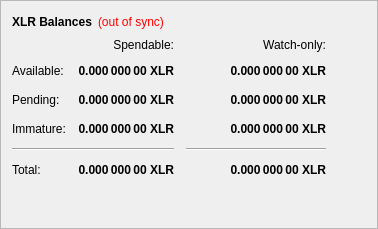
        <widget class="QFrame" name="frame">
         <property name="frameShape">
          <enum>QFrame::StyledPanel</enum>
         </property>
         <property name="frameShadow">
          <enum>QFrame::Raised</enum>
         </property>
         <layout class="QVBoxLayout" name="verticalLayout_4">
          <item>
           <layout class="QHBoxLayout" name="horizontalLayout_4">
            <item>
             <widget class="QLabel" name="label_5">
              <property name="font">
               <font>
                <weight>75</weight>
                <bold>true</bold>
               </font>
              </property>
              <property name="text">
               <string>XLR Balances</string>
              </property>
             </widget>
            </item>
            <item>
             <widget class="QLabel" name="labelWalletStatus">
              <property name="cursor">
               <cursorShape>WhatsThisCursor</cursorShape>
              </property>
              <property name="toolTip">
               <string>The displayed information may be out of date. Your wallet automatically synchronizes with the Tesla network after a connection is established, but this process has not completed yet.</string>
              </property>
              <property name="styleSheet">
               <string notr="true">QLabel { color: red; }</string>
              </property>
              <property name="text">
               <string notr="true">(out of sync)</string>
              </property>
              <property name="alignment">
               <set>Qt::AlignLeading|Qt::AlignLeft|Qt::AlignVCenter</set>
              </property>
             </widget>
            </item>
            <item>
             <spacer name="horizontalSpacer_3">
              <property name="orientation">
               <enum>Qt::Horizontal</enum>
              </property>
              <property name="sizeHint" stdset="0">
               <size>
                <width>40</width>
                <height>20</height>
               </size>
              </property>
             </spacer>
            </item>
           </layout>
          </item>
          <item>
           <layout class="QGridLayout" name="gridLayout">
            <property name="spacing">
             <number>12</number>
            </property>
            <item row="2" column="2">
             <widget class="QLabel" name="labelWatchPending">
              <property name="font">
               <font>
                <weight>75</weight>
                <bold>true</bold>
               </font>
              </property>
              <property name="cursor">
               <cursorShape>IBeamCursor</cursorShape>
              </property>
              <property name="toolTip">
               <string>Unconfirmed transactions to watch-only addresses</string>
              </property>
              <property name="text">
               <string notr="true">0.000 000 00 XLR</string>
              </property>
              <property name="alignment">
               <set>Qt::AlignRight|Qt::AlignTrailing|Qt::AlignVCenter</set>
              </property>
              <property name="textInteractionFlags">
               <set>Qt::LinksAccessibleByMouse|Qt::TextSelectableByKeyboard|Qt::TextSelectableByMouse</set>
              </property>
             </widget>
            </item>
            <item row="2" column="1">
             <widget class="QLabel" name="labelUnconfirmed">
              <property name="font">
               <font>
                <weight>75</weight>
                <bold>true</bold>
               </font>
              </property>
              <property name="cursor">
               <cursorShape>IBeamCursor</cursorShape>
              </property>
              <property name="toolTip">
               <string>Total of transactions that have yet to be confirmed, and do not yet count toward the spendable balance</string>
              </property>
              <property name="text">
               <string notr="true">0.000 000 00 XLR</string>
              </property>
              <property name="alignment">
               <set>Qt::AlignRight|Qt::AlignTrailing|Qt::AlignVCenter</set>
              </property>
              <property name="textInteractionFlags">
               <set>Qt::LinksAccessibleByMouse|Qt::TextSelectableByKeyboard|Qt::TextSelectableByMouse</set>
              </property>
             </widget>
            </item>
            <item row="3" column="2">
             <widget class="QLabel" name="labelWatchImmature">
              <property name="font">
               <font>
                <weight>75</weight>
                <bold>true</bold>
               </font>
              </property>
              <property name="cursor">
               <cursorShape>IBeamCursor</cursorShape>
              </property>
              <property name="toolTip">
               <string>Staked or masternode rewards in watch-only addresses that has not yet matured</string>
              </property>
              <property name="text">
               <string notr="true">0.000 000 00 XLR</string>
              </property>
              <property name="alignment">
               <set>Qt::AlignRight|Qt::AlignTrailing|Qt::AlignVCenter</set>
              </property>
              <property name="textInteractionFlags">
               <set>Qt::LinksAccessibleByMouse|Qt::TextSelectableByKeyboard|Qt::TextSelectableByMouse</set>
              </property>
             </widget>
            </item>
            <item row="4" column="0" colspan="2">
             <widget class="Line" name="lineSpendableBalance">
              <property name="orientation">
               <enum>Qt::Horizontal</enum>
              </property>
             </widget>
            </item>
            <item row="4" column="2">
             <widget class="Line" name="lineWatchBalance">
              <property name="sizePolicy">
               <sizepolicy hsizetype="Preferred" vsizetype="Fixed">
                <horstretch>0</horstretch>
                <verstretch>0</verstretch>
               </sizepolicy>
              </property>
              <property name="minimumSize">
               <size>
                <width>140</width>
                <height>0</height>
               </size>
              </property>
              <property name="orientation">
               <enum>Qt::Horizontal</enum>
              </property>
             </widget>
            </item>
            <item row="5" column="0">
             <widget class="QLabel" name="labelTotalText">
              <property name="text">
               <string>Total:</string>
              </property>
             </widget>
            </item>
            <item row="3" column="1">
             <widget class="QLabel" name="labelImmature">
              <property name="font">
               <font>
                <weight>75</weight>
                <bold>true</bold>
               </font>
              </property>
              <property name="cursor">
               <cursorShape>IBeamCursor</cursorShape>
              </property>
              <property name="toolTip">
               <string>Staked or masternode rewards that has not yet matured</string>
              </property>
              <property name="text">
               <string notr="true">0.000 000 00 XLR</string>
              </property>
              <property name="alignment">
               <set>Qt::AlignRight|Qt::AlignTrailing|Qt::AlignVCenter</set>
              </property>
              <property name="textInteractionFlags">
               <set>Qt::LinksAccessibleByMouse|Qt::TextSelectableByKeyboard|Qt::TextSelectableByMouse</set>
              </property>
             </widget>
            </item>
            <item row="2" column="3">
             <spacer name="horizontalSpacer_2">
              <property name="orientation">
               <enum>Qt::Horizontal</enum>
              </property>
              <property name="sizeHint" stdset="0">
               <size>
                <width>40</width>
                <height>20</height>
               </size>
              </property>
             </spacer>
            </item>
            <item row="3" column="0">
             <widget class="QLabel" name="labelImmatureText">
              <property name="text">
               <string>Immature:</string>
              </property>
             </widget>
            </item>
            <item row="5" column="1">
             <widget class="QLabel" name="labelTotal">
              <property name="font">
               <font>
                <weight>75</weight>
                <bold>true</bold>
               </font>
              </property>
              <property name="cursor">
               <cursorShape>IBeamCursor</cursorShape>
              </property>
              <property name="toolTip">
               <string>Your current total balance</string>
              </property>
              <property name="text">
               <string notr="true">0.000 000 00 XLR</string>
              </property>
              <property name="alignment">
               <set>Qt::AlignRight|Qt::AlignTrailing|Qt::AlignVCenter</set>
              </property>
              <property name="textInteractionFlags">
               <set>Qt::LinksAccessibleByMouse|Qt::TextSelectableByKeyboard|Qt::TextSelectableByMouse</set>
              </property>
             </widget>
            </item>
            <item row="5" column="2">
             <widget class="QLabel" name="labelWatchTotal">
              <property name="font">
               <font>
                <weight>75</weight>
                <bold>true</bold>
               </font>
              </property>
              <property name="cursor">
               <cursorShape>IBeamCursor</cursorShape>
              </property>
              <property name="toolTip">
               <string>Current total balance in watch-only addresses</string>
              </property>
              <property name="text">
               <string notr="true">0.000 000 00 XLR</string>
              </property>
              <property name="alignment">
               <set>Qt::AlignRight|Qt::AlignTrailing|Qt::AlignVCenter</set>
              </property>
              <property name="textInteractionFlags">
               <set>Qt::LinksAccessibleByMouse|Qt::TextSelectableByKeyboard|Qt::TextSelectableByMouse</set>
              </property>
             </widget>
            </item>
            <item row="0" column="2">
             <widget class="QLabel" name="labelWatchonly">
              <property name="text">
               <string>Watch-only:</string>
              </property>
              <property name="alignment">
               <set>Qt::AlignRight|Qt::AlignTrailing|Qt::AlignVCenter</set>
              </property>
             </widget>
            </item>
            <item row="1" column="0">
             <widget class="QLabel" name="labelBalanceText">
              <property name="text">
               <string>Available:</string>
              </property>
             </widget>
            </item>
            <item row="1" column="1">
             <widget class="QLabel" name="labelBalance">
              <property name="font">
               <font>
                <weight>75</weight>
                <bold>true</bold>
               </font>
              </property>
              <property name="cursor">
               <cursorShape>IBeamCursor</cursorShape>
              </property>
              <property name="toolTip">
               <string>Your current spendable balance</string>
              </property>
              <property name="text">
               <string notr="true">0.000 000 00 XLR</string>
              </property>
              <property name="alignment">
               <set>Qt::AlignRight|Qt::AlignTrailing|Qt::AlignVCenter</set>
              </property>
              <property name="textInteractionFlags">
               <set>Qt::LinksAccessibleByMouse|Qt::TextSelectableByKeyboard|Qt::TextSelectableByMouse</set>
              </property>
             </widget>
            </item>
            <item row="1" column="2">
             <widget class="QLabel" name="labelWatchAvailable">
              <property name="font">
               <font>
                <weight>75</weight>
                <bold>true</bold>
               </font>
              </property>
              <property name="cursor">
               <cursorShape>IBeamCursor</cursorShape>
              </property>
              <property name="toolTip">
               <string>Your current balance in watch-only addresses</string>
              </property>
              <property name="text">
               <string notr="true">0.000 000 00 XLR</string>
              </property>
              <property name="alignment">
               <set>Qt::AlignRight|Qt::AlignTrailing|Qt::AlignVCenter</set>
              </property>
              <property name="textInteractionFlags">
               <set>Qt::LinksAccessibleByMouse|Qt::TextSelectableByKeyboard|Qt::TextSelectableByMouse</set>
              </property>
             </widget>
            </item>
            <item row="2" column="0">
             <widget class="QLabel" name="labelPendingText">
              <property name="text">
               <string>Pending:</string>
              </property>
             </widget>
            </item>
            <item row="0" column="1">
             <widget class="QLabel" name="labelSpendable">
              <property name="text">
               <string>Spendable:</string>
              </property>
              <property name="alignment">
               <set>Qt::AlignRight|Qt::AlignTrailing|Qt::AlignVCenter</set>
              </property>
             </widget>
            </item>
           </layout>
          </item>
          <item>
           <spacer name="verticalSpacer_4">
            <property name="orientation">
             <enum>Qt::Vertical</enum>
            </property>
            <property name="sizeHint" stdset="0">
             <size>
              <width>20</width>
              <height>40</height>
             </size>
            </property>
           </spacer>
          </item>
         </layout>
        </widget>
